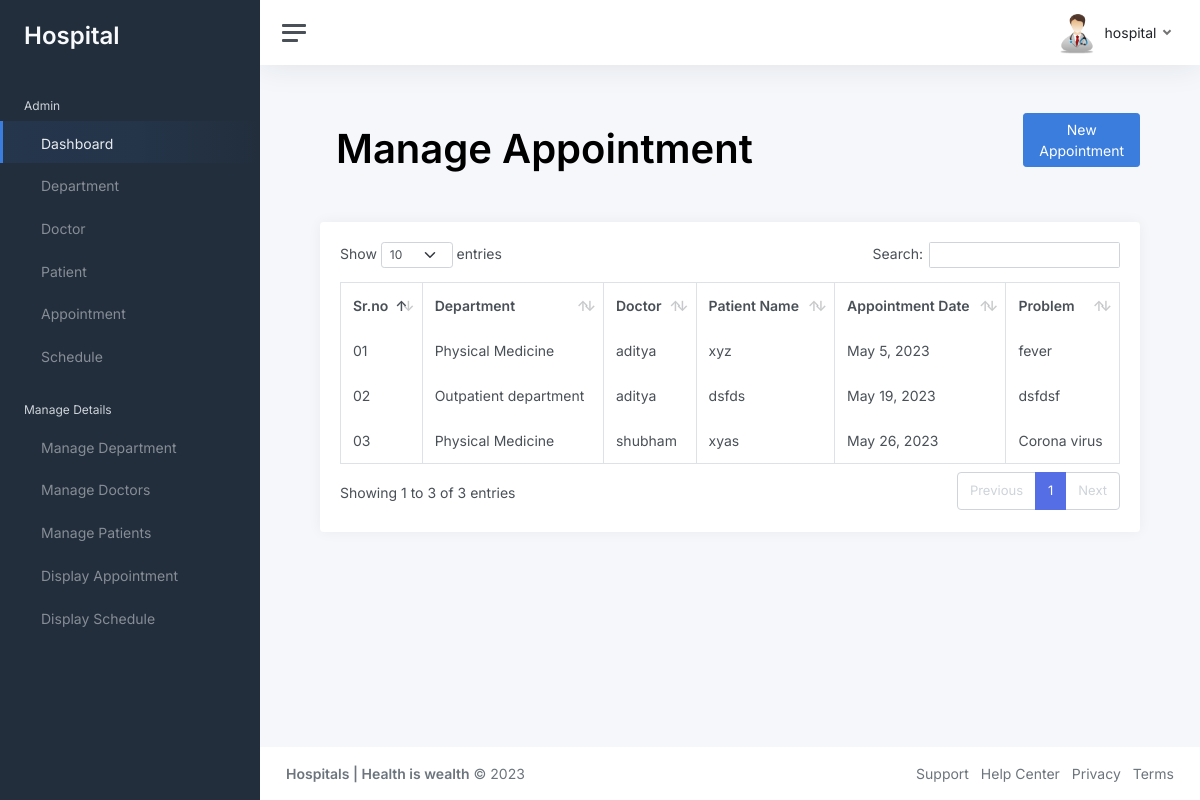
The app's page /display_appointment/ (signed in) with its own data.
### hosp_admins/models.py (models this page shows, shortened)
class Appointment(models.Model):
    patient_name = models.CharField( max_length=50)
    fk_department = models.ForeignKey(Departments, on_delete=models.CASCADE)
    fk_doctor = models.ForeignKey(Doctor, on_delete=models.CASCADE)
    appointment_date = models.DateField()
    problem = models.TextField()

class Departments(models.Model):
    department = models.CharField(max_length=50)

class Doctor(models.Model):
    dr_name = models.CharField(max_length=50)
    dr_email = models.CharField(max_length=50)
    dr_addr = models.CharField(max_length=50)
    dr_mobile = models.CharField(max_length=50)
    dr_gender = models.CharField(max_length=50)
    dr_age = models.CharField(max_length=50)
    dr_exprience = models.CharField(max_length=50)
    dr_depart = models.CharField(max_length=50, null=True)

### hosp_admins/views.py (the view)
# urls.py: path('display_appointment/', views.display_appointment),
@login_required(login_url='/login')
def display_appointment(request):
    obj = Appointment.objects.all()
    obj1 = Departments.objects.all()
    obj2 = Doctor.objects.all()
    return render(request, 'display_appointment.html',{'obj':obj, 'obj1':obj1, 'obj2':obj2})

### template/display_appointment.html (shortened to what this page needs)
{% load static %}
{% include 'header.html' %}
<main class="content">
    <div class="main-content">
        <div class="page-content">
            <div class="container-fluid">
                <div class="row">
                    <div class="col-12">
                        <div class="page-title-box d-sm-flex align-items-center justify-content-between">
                          <div class="col-12">
                            <div class="row">
                                <div class="page-title-end col">
                                    <ol class="breadcrumb">
                                        <h2 class="fw-semibold display-6 mb-0">Manage Appointment</h2>
                                    </ol>
                                </div>
                                <div class="col-2">
                                  <button type="button" class="btn btn-primary" onclick="new_appointment_modal()">New Appointment</button>
                                </div>
                            </div>
                          </div>
                        </div>
                    </div>
                </div>
<br>
                <div class="row">
                    <div class="col-12">
                        <div class="card">
                            <div class="card-body">
                                <table id="datatable" class="table table-bordered dt-responsive  nowrap w-100">
                                    <thead>
                                    <tr>
                                        <th>Sr.no</th>
                                        <th>Department</th>
                                        <th>Doctor</th>
                                        <th>Patient Name</th>
                                        <th>Appointment Date</th>
                                        <th>Problem</th>
                                    </tr>
                                    </thead>
                                    <tbody>
                                        {% for i in obj %}
                                  <tr>
                                    <td>0{{forloop.counter }}</td>
                                    <td>{{i.fk_department.department }}</td>
                                    <td>{{i.fk_doctor.dr_name }}</td>
                                    <td>{{i.patient_name }}</td>
                                    <td>{{i.appointment_date }}</td>
                                    <td>{{i.problem }}</td>
                                  </tr>
                                  {% endfor %}
                                </tbody>
                                </table>
                            </div>
                        </div>
                    </div>
                </div>
            </div>
        </div>
    </div>
</main>
{% include 'footer.html' %}

### template/header.html (shortened to what this page needs)
{% load static %}
<!DOCTYPE html>
<html lang="en">
<head>
  <link rel="stylesheet" href="https://cdnjs.cloudflare.com/ajax/libs/bootstrap/5.2.3/css/bootstrap.min.css"
 />
  <link href="//maxcdn.bootstrapcdn.com/font-awesome/4.1.0/css/font-awesome.min.css" rel="stylesheet">
  <link rel="stylesheet" type="text/css"
    href="{% static 'assets/libs/datatables.net-bs4/css/dataTables.bootstrap4.min.css' %}" />
  <link rel="stylesheet" type="text/css"
    href="{% static 'assets/libs/datatables.net-buttons-bs4/css/buttons.bootstrap4.min.css' %}" />
  <link href="{% static 'assets/css/icons.min.css' %}" rel="stylesheet" />
  <link href="{% static 'assets/libs/datatables.net-responsive-bs4/css/responsive.bootstrap4.min.css' %}"
    rel="stylesheet" type="text/css" />
  <link href="{% static 'assets/css/bootstrap.min.css' %}" id="bootstrap-style" rel="stylesheet" type="text/css" />
  <link rel="stylesheet" type="text/css" href="{% static 'assets/libs/select2/css/select2.min.css' %}" />
  <link href="{% static 'css/app.css' %} " rel="stylesheet">
  <link href="{% static 'assets/libs/datatables.net-responsive-bs4/css/responsive.bootstrap4.min.css' %}"
    rel="stylesheet" type="text/css" />
  <link rel="stylesheet" type="text/css"
    href="{% static 'assets/libs/datatables.net-bs4/css/dataTables.bootstrap4.min.css' %}" />
  <link rel="stylesheet" type="text/css"
    href="{% static 'assets/libs/datatables.net-buttons-bs4/css/buttons.bootstrap4.min.css' %}" />
</head>
<body>
  <div class="wrapper">
    <nav id="sidebar" class="sidebar js-sidebar">
      <div class="sidebar-content js-simplebar">
        <a class="sidebar-brand" href="index.html">
          <span class="align-middle" style="font-size: x-large;">Hospital</span>
        </a>
        <ul class="sidebar-nav">
          <li class="sidebar-header">
            Admin
          </li>
          <li class="sidebar-item active">
            <a class="sidebar-link" href="/dashboard">
               <span class="align-middle">Dashboard</span>
            </a>
          </li>
          <li class="sidebar-item">
            <a class="sidebar-link" href="/department">
               <span class="align-middle">Department</span>
            </a>
          </li>
          <li class="sidebar-item">
            <a class="sidebar-link" href="/doctor">
               <span class="align-middle">Doctor</span>
            </a>
          </li>
          <li class="sidebar-item">
            <a class="sidebar-link" href="/patient">
               <span class="align-middle">Patient</span>
            </a>
          </li>
          <li class="sidebar-item">
            <a class="sidebar-link" href="/appointment">
               <span class="align-middle">Appointment</span>
            </a>
          </li>
          <li class="sidebar-item">
            <a class="sidebar-link" href="/schedule">
               <span class="align-middle">Schedule</span>
            </a>
          </li>
          <li class="sidebar-header">
            Manage Details
          </li>
          <li class="sidebar-item">
            <a class="sidebar-link" href="/manage_department">
               <span class="align-middle">Manage Department</span>
            </a>
          </li>
          <li class="sidebar-item">
            <a class="sidebar-link" href="/manage_doctor">
               <span class="align-middle">Manage Doctors</span>
            </a>
          </li>
          <li class="sidebar-item">
            <a class="sidebar-link" href="/manage_patients">
               <span class="align-middle">Manage Patients</span>
            </a>
          </li>
          <li class="sidebar-item">
            <a class="sidebar-link" href="/display_appointment">
               <span class="align-middle">Display Appointment</span>
            </a>
          </li>
          <li class="sidebar-item">
            <a class="sidebar-link" href="/display_schedule">
               <span class="align-middle">Display Schedule</span>
            </a>
          </li>
      </div>
    </nav>
    <div class="main">
      <nav class="navbar navbar-expand navbar-light navbar-bg">
        <a class="sidebar-toggle js-sidebar-toggle">
          <i class="hamburger align-self-center"></i>
        </a>
        <div class="navbar-collapse collapse">
          <ul class="navbar-nav navbar-align">
            <li class="nav-item dropdown">
              <a class="nav-link dropdown-toggle d-none d-sm-inline-block" href="#" data-bs-toggle="dropdown">
                <img src="{% static 'img/avatars/avatar.jpg' %} " class="avatar img-fluid rounded me-1"
                  alt="Charles Hall" /> <span class="text-dark">{{request.user.username}}</span>
              </a>
            </li>
          </ul>
        </div>
      </nav>

### records on screen
Appointment: fk_department.department "Physical Medicine", fk_doctor.dr_name "aditya", patient_name "xyz", appointment_date "May 5, 2023", problem "fever"
Appointment: fk_department.department "Outpatient department", fk_doctor.dr_name "aditya", patient_name "dsfds", appointment_date "May 19, 2023", problem "dsfdsf"
Appointment: fk_department.department "Physical Medicine", fk_doctor.dr_name "shubham", patient_name "xyas", appointment_date "May 26, 2023", problem "Corona virus"

### other values on screen
{{ request.user.username }} "hospital"
